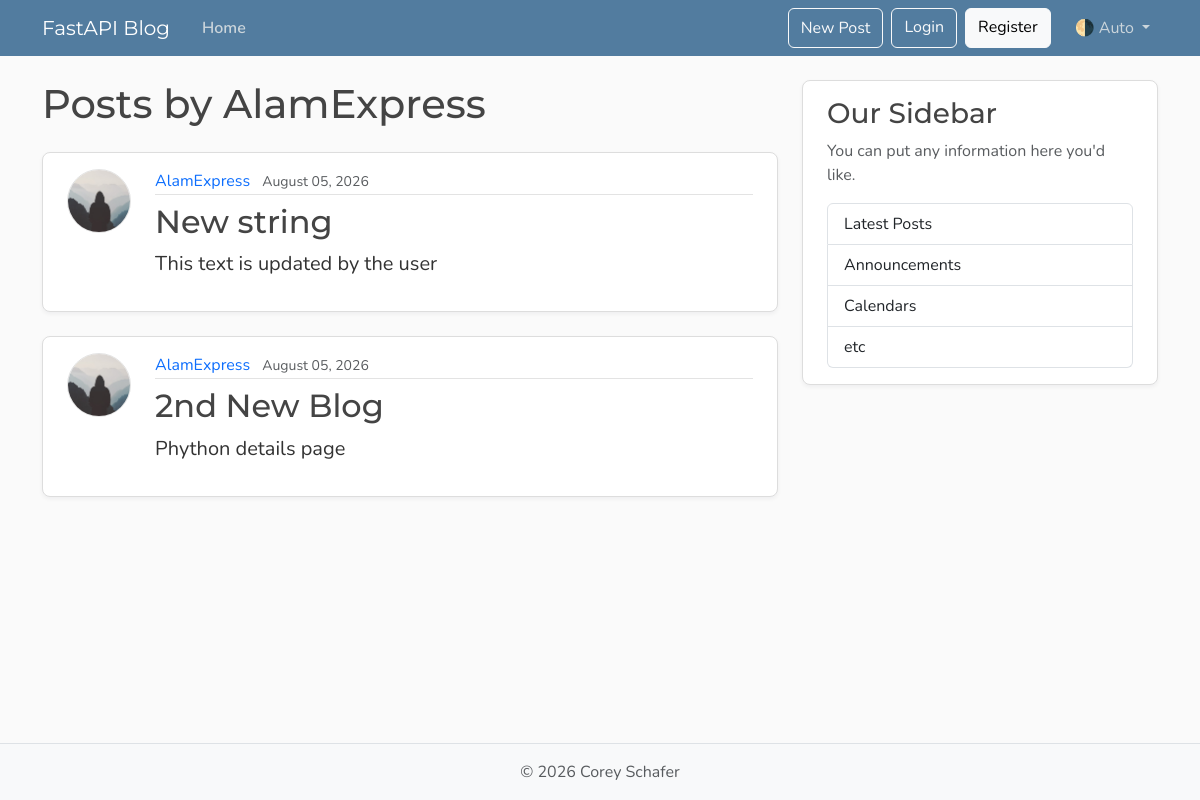
Before: /users/1/posts with the older database file.
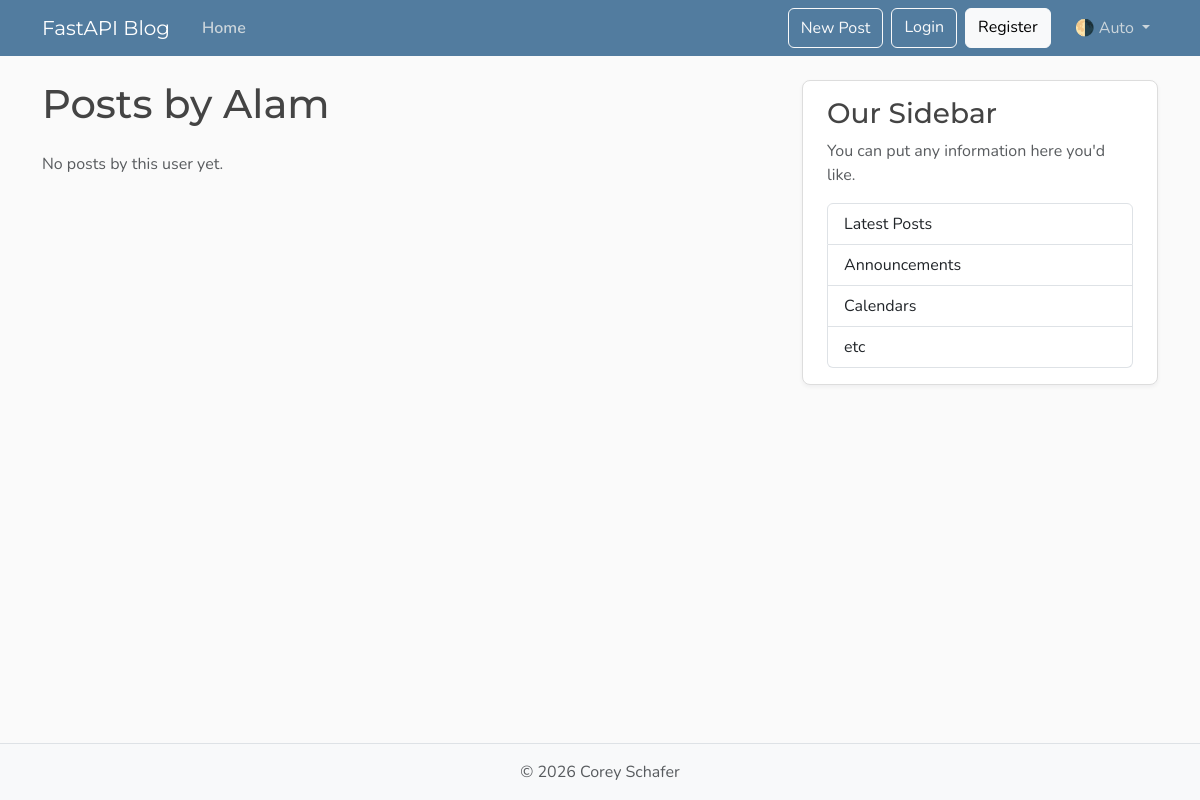
After: the same page with the newer database file.
### database/models.py (models this page shows, shortened)
class User(Base):
    __tablename__ = "users"
    id: Mapped[int] = mapped_column(Integer, primary_key=True, index=True)
    username: Mapped[str] = mapped_column(String(50), unique=True, nullable=False)
    email: Mapped[str] = mapped_column(String(120), unique=True, nullable=False)
    image_file: Mapped[str | None] = mapped_column(
        String(200),
        nullable=True,
        default=None,
    )
    posts: Mapped[list[Post]] = relationship(back_populates="author", cascade="all, delete-orphan")

class Post(Base):
    __tablename__ = "posts"
    id: Mapped[int] = mapped_column(Integer, primary_key=True, index=True)
    title: Mapped[str] = mapped_column(String(100), nullable=False)
    content: Mapped[str] = mapped_column(Text, nullable=False)
    user_id: Mapped[int] = mapped_column(
        ForeignKey("users.id"),
        nullable=False,
        index=True,
    )
    date_posted: Mapped[datetime] = mapped_column(
        DateTime(timezone=True),
        default=lambda: datetime.now(UTC),
    )
    author: Mapped[User] = relationship(back_populates="posts")

### main.py (the view)
@app.get("/users/{user_id}/posts", include_in_schema=False, name="users_posts")
async def users_post_page(request: Request, user_id: int, db: Annotated[AsyncSession, Depends(get_db)]):
    result = await db.execute(Select(models.User).where(models.User.id == user_id))
    user = result.scalar_one_or_none()
    if not user:
        raise HTTPException(
            status_code=status.HTTP_404_NOT_FOUND,
            detail="User not found"
        )
    result = await db.execute(
        Select(models.Post)
        .options(selectinload(models.Post.author))
        .where(models.Post.user_id == user_id)
    )
    posts = result.scalars().all()
    return templates.TemplateResponse(
        request,
        "user_posts.html",
        {"posts": posts, "user": user, "title": f"{user.username}'s Posts"}
    )

### templates/user_posts.html
{% extends "layout.html" %}
{% block content %}
  <h1 class="mb-4">Posts by {{ user.username }}</h1>
  {% for post in posts %}
    <article class="content-section py-3 px-4 mb-4">
      <div class="d-flex align-items-start gap-4">
        <img class="rounded-circle article-img flex-shrink-0"
             src="{{ post.author.image_path }}"
             alt="{{ post.author.username }}'s profile picture"
             width="64"
             height="64"
             loading="lazy">
        <div class="flex-grow-1">
          <div class="article-metadata mb-2">
            <a class="me-2"
               href="{{ url_for('users_posts', user_id=post.author.id) }}">{{ post.author.username }}</a>
            <small class="text-body-secondary">{{ post.date_posted.strftime("%B %d, %Y") }}</small>
          </div>
          <h2>
            <a class="article-title"
               href="{{ url_for('post_detail', post_id=post.id) }}">{{ post.title }}</a>
          </h2>
          <p class="article-content">{{ post.content }}</p>
        </div>
      </div>
    </article>
  {% else %}
    <p class="text-body-secondary">No posts by this user yet.</p>
  {% endfor %}
{% endblock content %}

### templates/layout.html (shortened to what this page needs)
<!doctype html>
<html lang="en">
  <head>
    <link
      href="https://cdn.jsdelivr.net/npm/bootstrap@5.3.8/dist/css/bootstrap.min.css"
      rel="stylesheet"
    />
    <link
      rel="stylesheet"
      type="text/css"
      href="{{ url_for('static', path='css/main.css') }}"
    />
  </head>
  <body class="d-flex flex-column min-vh-100">
    <header class="site-header">
      <nav
        class="navbar navbar-expand-md bg-steel fixed-top"
        data-bs-theme="dark"
      >
        <div class="container">
          <a class="navbar-brand me-4" href="{{url_for('home')}}"
            >FastAPI Blog</a
          >
          <div class="collapse navbar-collapse" id="navbarToggle">
            <div class="navbar-nav me-auto">
              <a
                class="nav-link active"
                aria-current="page"
                href="{{url_for('home')}}"
                >Home</a
              >
            </div>
            <div class="navbar-nav">
              <button
                class="btn btn-outline-light mb-2 mb-md-0 me-md-2"
                type="button"
                data-bs-toggle="modal"
                data-bs-target="#createPostModal"
              >
                New Post
              </button>
              <a class="btn btn-outline-light mb-2 mb-md-0 me-md-2" href="#"
                >Login</a
              >
              <a class="btn btn-light mb-2 mb-md-0 me-md-3" href="#"
                >Register</a
              >
              <div class="nav-item dropdown">
                <a
                  class="nav-link dropdown-toggle"
                  href="#"
                  role="button"
                  id="bd-theme"
                  data-bs-toggle="dropdown"
                  aria-expanded="false"
                >
                  <span id="bd-theme-text">🌗 Auto</span>
                </a>
              </div>
            </div>
          </div>
        </div>
      </nav>
    </header>
    <main role="main" class="container">
      <div class="row">
        <div class="col-md-8">{% block content %} {% endblock content %}</div>
        <aside class="col-md-4">
          <div class="content-section py-3 px-4 mb-4">
            <h3>Our Sidebar</h3>
            <p class="text-body-secondary">
              You can put any information here you'd like.
            </p>
            <ul class="list-group">
              <li class="list-group-item">Latest Posts</li>
              <li class="list-group-item">Announcements</li>
              <li class="list-group-item">Calendars</li>
              <li class="list-group-item">etc</li>
            </ul>
          </div>
        </aside>
      </div>
    </main>
    <footer class="mt-auto py-3 bg-body-tertiary border-top">
      <div class="container text-center">
        <p class="text-body-secondary mb-0">
          © <span id="year"></span> Corey Schafer
        </p>
      </div>
    </footer>
  </body>
</html>

### static/css/main.css (style rules this page uses)
:root { --font-heading: "Montserrat", system-ui, -apple-system, BlinkMacSystemFont, sans-serif; --font-body: "Nunito", system-ui, -apple-system, BlinkMacSystemFont, sans-serif; --color-bg-body: #fafafa; --color-bg-content: #ffffff; --color-text-primary: #333333; --color-text-heading: #444444; --color-steel: #527c9f; --color-nav-link: #cbd5db; --color-nav-link-hover: #ffffff; --color-link-hover: #428bca; --color-border: #dddddd; --color-border-light: #e3e3e3; --spacing-xl: 5rem; --article-img-size: 4rem; --account-img-size: 7.813rem; }
body { font-family: var(--font-body); background: var(--color-bg-body); color: var(--color-text-primary); }
main { padding-top: var(--spacing-xl); }
h1, h2, h3, h4, h5, h6 { font-family: var(--font-heading); color: var(--color-text-heading); }
.navbar-brand { font-family: var(--font-heading); }
a { text-decoration: none; }
.bg-steel { background-color: var(--color-steel); }
.site-header .navbar-nav .nav-link { color: var(--color-nav-link); transition: color 0.2s ease-in-out; }
.site-header .navbar-nav .nav-link.active { font-weight: 600; }
.content-section { background: var(--color-bg-content); border: 1px solid var(--color-border); border-radius: 0.5rem; box-shadow: 0 2px 4px rgba(15, 23, 42, 0.05); transition: box-shadow 0.15s ease, transform 0.15s ease, border-color 0.15s ease; }
[data-bs-theme="dark"] { --color-bg-body: #1a1a1a; --color-bg-content: #2d2d2d; --color-text-primary: #e0e0e0; --color-text-heading: #f0f0f0; --color-border: #404040; --color-border-light: #4a4a4a; }

Changed rows visible on the page:
removed Post: author.username "AlamExpress", date_posted "August 05, 2026", title "New string", content "This text is updated by the user"
removed Post: author.username "AlamExpress", date_posted "August 05, 2026", title "2nd New Blog", content "Phython details page"
changed User: username "AlamExpress" → "Alam"
Other visible differences:
text now shown: "No posts by this user yet."
